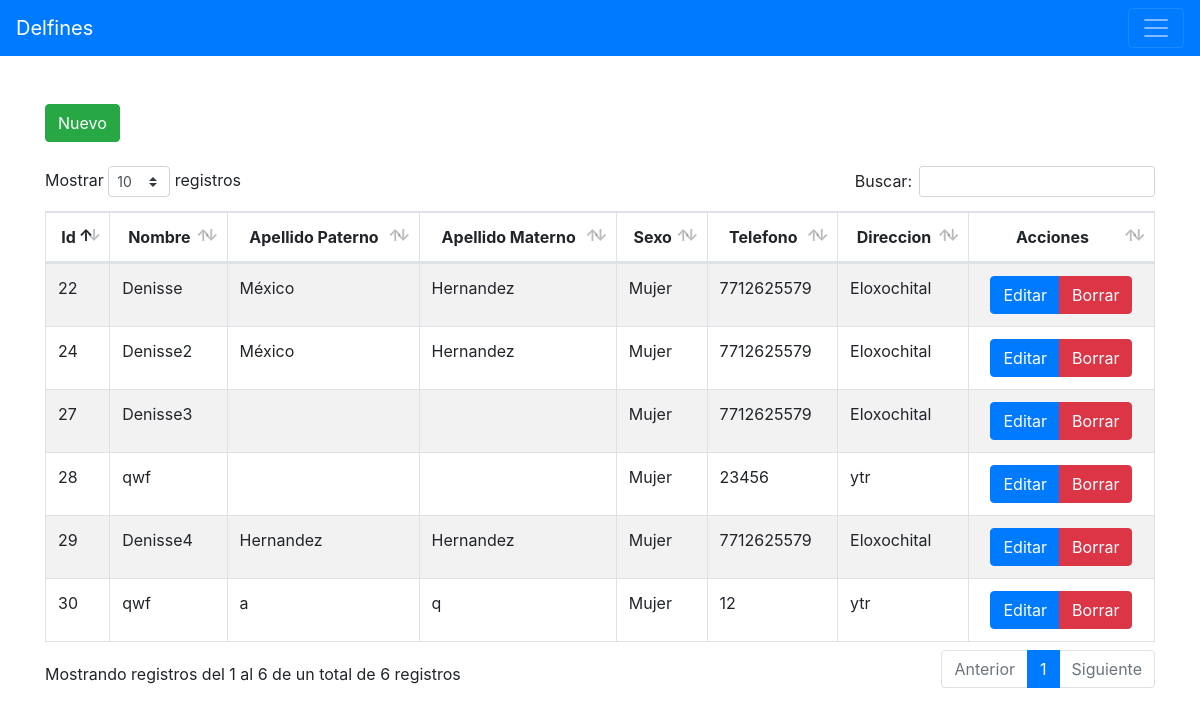
Screenshot of /registroAlum.php with the database file from the repository.
### tables this page shows
CREATE TABLE `personas` (
  `id` int(11) NOT NULL,
  `nombre` varchar(50) NOT NULL,
  `ap` varchar(50) NOT NULL,
  `am` varchar(11) NOT NULL,
  `sexo` varchar(11) NOT NULL,
  `telefono` varchar(15) NOT NULL,
  `direccion` varchar(70) NOT NULL
);

### registroAlum.php (the view, shortened to what this page needs)
<?php
$objeto = new Conexion();
$conexion = $objeto->Conectar();
$consulta = "SELECT id, nombre, ap, am,sexo,telefono,direccion FROM personas";
$resultado = $conexion->prepare($consulta);
$resultado->execute();
$data=$resultado->fetchAll(PDO::FETCH_ASSOC);
?>
<!doctype html>
<html lang="en">
  <head>
    <link rel="stylesheet" href="bootstrap/css/bootstrap.min.css">
    <link rel="stylesheet" href="main.css">
    <link rel="stylesheet" type="text/css" href="datatables/datatables.min.css"/>
    <link rel="stylesheet"  type="text/css" href="datatables/DataTables-1.10.18/css/dataTables.bootstrap4.min.css">
  </head>
  <body>
  <nav class="navbar navbar-dark bg-primary">
      <a class="navbar-brand" href="#">Delfines</a>
      <button class="navbar-toggler" type="button" data-toggle="collapse" data-target="#navbarsExample01" aria-controls="navbarsExample01" aria-expanded="false" aria-label="Toggle navigation">
        <span class="navbar-toggler-icon"></span>
      </button>
    </nav>
      <br><br>
    <div class="container">
        <div class="row">
            <div class="col-lg-12">
            <button id="btnNuevo" type="button" class="btn btn-success" data-toggle="modal">Nuevo</button>
            </div>
        </div>
    </div>
    <br>
    <div class="container">
        <div class="row">
                <div class="col-lg-12">
                    <div class="table-responsive">
                        <table id="tablaPersonas" class="table table-striped table-bordered table-condensed" style="width:100%">
                        <thead class="text-center">
                            <tr>
                                <th>Id</th>
                                <th>Nombre</th>
                                <th>Apellido Paterno</th>
                                <th>Apellido Materno</th>
                                <th>Sexo</th>
                                <th>Telefono</th>
                                <th>Direccion</th>
                                <th>Acciones</th>
                            </tr>
                        </thead>
                        <tbody>
                            <?php
                            foreach($data as $dat) {
                            ?>
                            <tr>
                                <td><?php echo $dat['id'] ?></td>
                                <td><?php echo $dat['nombre'] ?></td>
                                <td><?php echo $dat['ap'] ?></td>
                                <td><?php echo $dat['am'] ?></td>
                                <td><?php echo $dat['sexo'] ?></td>
                                <td><?php echo $dat['telefono'] ?></td>
                                <td><?php echo $dat['direccion'] ?></td>
                                <td></td>
                            </tr>
                            <?php
                                }
                            ?>
                        </tbody>
                       </table>
                    </div>
                </div>
        </div>
    </div>
  </body>
</html>

### rows the page displays
personas: id "22", nombre "Denisse", ap "México", am "Hernandez", sexo "Mujer", telefono "7712625579", direccion "Eloxochital"
personas: id "24", nombre "Denisse2", ap "México", am "Hernandez", sexo "Mujer", telefono "7712625579", direccion "Eloxochital"
personas: id "27", nombre "Denisse3", sexo "Mujer", telefono "7712625579", direccion "Eloxochital"
personas: id "28", nombre "qwf", sexo "Mujer", telefono "23456", direccion "ytr"
personas: id "29", nombre "Denisse4", ap "Hernandez", am "Hernandez", sexo "Mujer", telefono "7712625579", direccion "Eloxochital"
personas: id "30", nombre "qwf", ap "a", am "q", sexo "Mujer", telefono "12", direccion "ytr"
